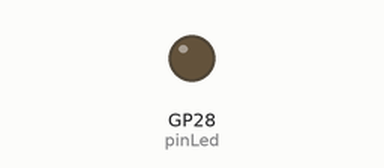
Simulated run of this program. Board: Raspberry Pi Pico running MicroPython. Shown: output pins drawn as LEDs (lit = HIGH).

Above: at 1.0 s.
At 3.0 s:
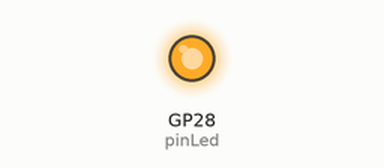
Timing chart, 0 to 5.2 s (numbered marks = the images above):
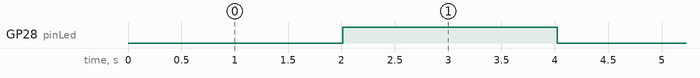

The program:

03PulsarSegundo.py
```python
from machine import Pin
from utime import sleep

# Constructor
pinLed = Pin(28, Pin.OUT)


while True:
    for i in range(0, 100):
        pinLed.value(1)
        sleep(0.001)
        pinLed.value(0)
        sleep(0.009)
    for i in range(0, 100):
        pinLed.value(1)
        sleep(0.005)
        pinLed.value(0)
        sleep(0.005)
    for i in range(0, 100):
        pinLed.value(1)
        sleep(0.009)
        pinLed.value(0)
        sleep(0.001)
    for i in range(0, 100):
        pinLed.value(1)
        sleep(0.005)
        pinLed.value(0)
        sleep(0.005)
```

Measured:
- by itself, GP28 (pinLed): alternates HIGH for 2.0 s and LOW for 2.0 s
